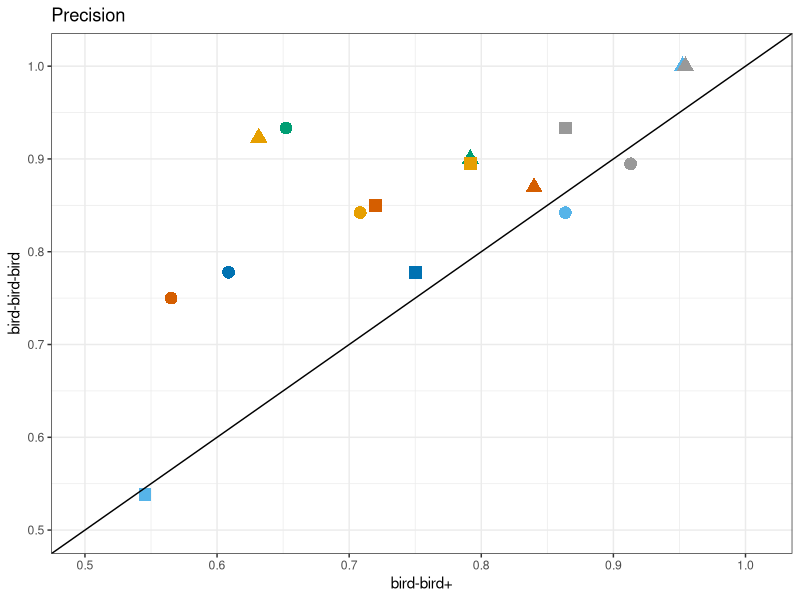
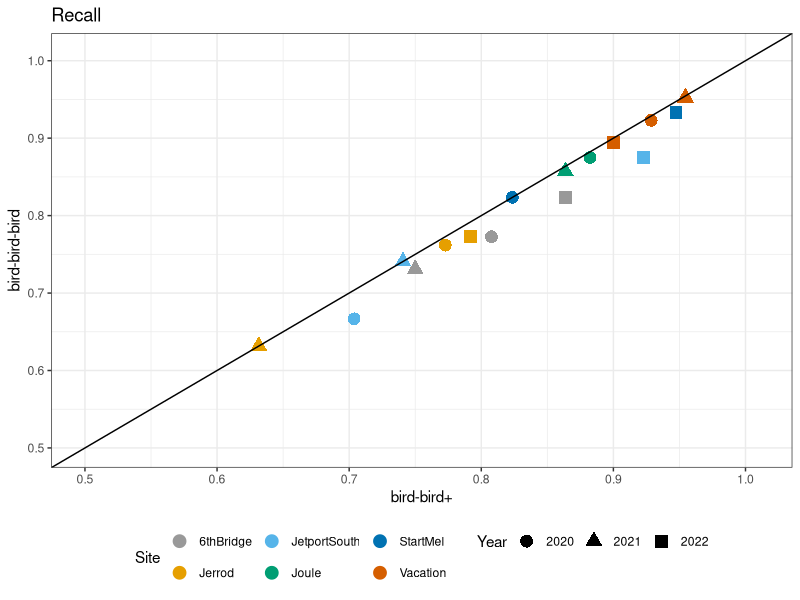
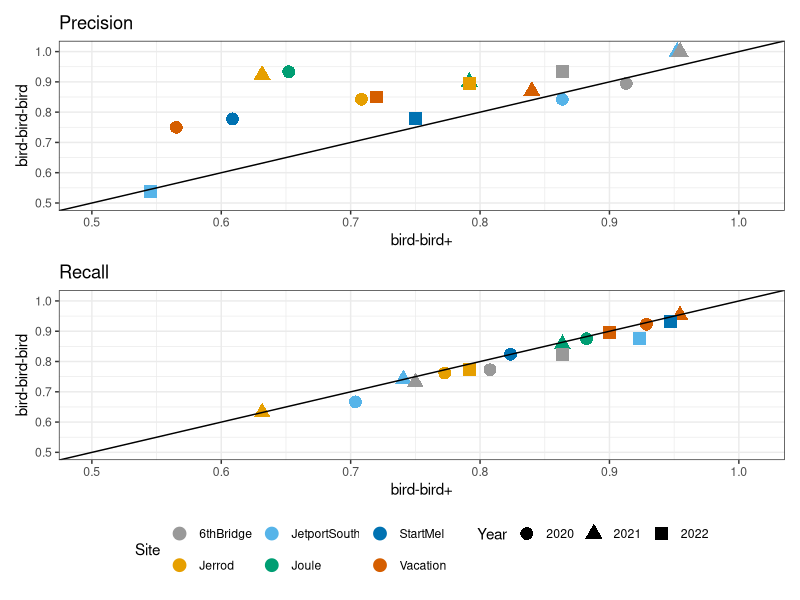
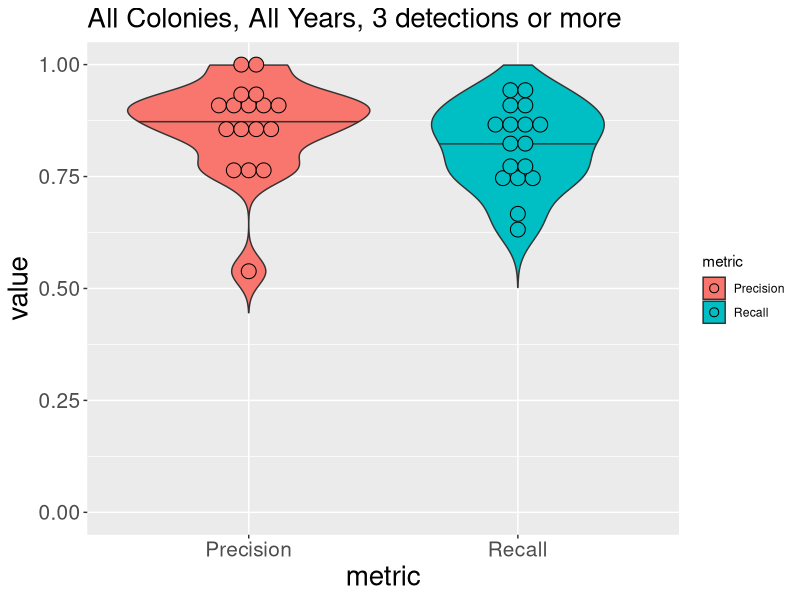
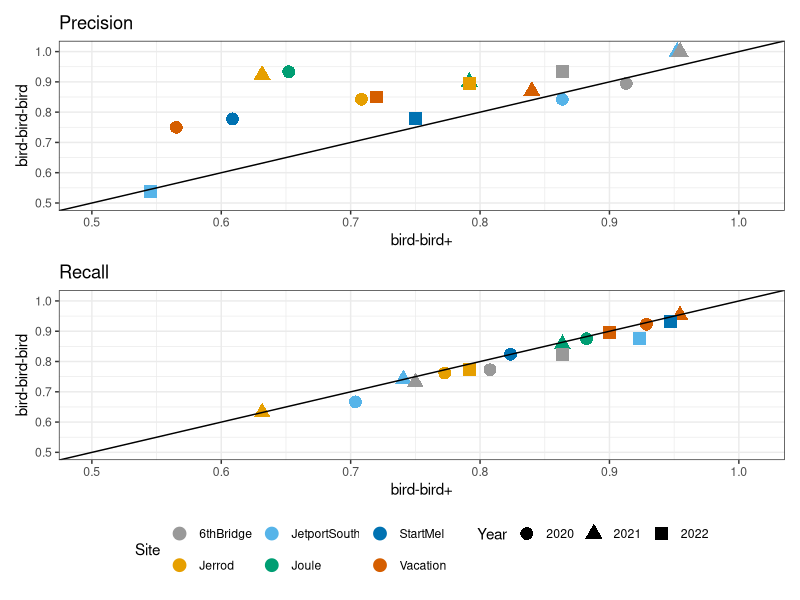

Generate these figures, in order, with R: (Note: this script raises an error after producing the figures.)

library(dplyr)
library(reshape2)
library(ggplot2)
library(tidyr)
library(ggbeeswarm)
library(patchwork)

FindDiffs <- function(data, human, computer) {
  disagreed.nests.Tno <- data %>% filter(data[[human]] == "T" &
   data[[computer]]  == "no")
  disagreed.nests.Fyes <- data %>% filter(data[[human]] == "F" &
                                            data[[computer]] == "yes")
  disagreed.nests = rbind(disagreed.nests.Tno, disagreed.nests.Fyes)
  return(disagreed.nests)
  # write.csv(disagreed_nests, "nest_diffs.csv")
}

CalculateMetrics <- function(data, computer_col) {
  # calculates precision and recall
  precision = sum(data$nest == "T" & data[computer_col] == "yes") / sum(data[computer_col] == "yes")
  recall = sum(data$nest == "T" & data[computer_col] == "yes") / sum(data$nest == "T")
  output = c(precision, recall)
  return(output)
}

JoinInputs <- function(human.data, computer.data) {
  # joins human and computer data, drops duplicate columns, and cleans column names
  # keeps only computer data when there is human data
  human.data = human.data |> unite("prime_ID", c(site, year, sample_id), remove = FALSE)
  computer.data = computer.data |> unite("prime_ID", c(site, year, sample_id), remove = FALSE)
  output = left_join(human.data, computer.data, by = "prime_ID")
  output = output |>
    select(-c(site.y, year.y, sample_id.y)) |>
    rename(
      year = year.x,
      site = site.x,
      sample_id = sample_id.x,
    )

}

EvaluateNests = function(data, computer_col){
  #subsets data by year and colony and calculates precision and recall
  data = data |> filter(nest == "T" | nest == "F")
  sites = unique(data$site)
  years = unique(data$year)
  results = data.frame(Year = integer(), 
                       Site=character(), 
                       Precision = double(), 
                       Recall =double())
  for (x in years) {
    for (y in sites) {
      site.year.data = data |> filter(year == x & site == y)
      site.year.metrics = CalculateMetrics(site.year.data, computer_col)
      results = results |> add_row(Year=x, 
                                   Site=y, 
                                   Precision=site.year.metrics[1], 
                                   Recall=site.year.metrics[2])
    }
  }
  return(results)
}

# DATA PROCESSING  

# read human observations (visual.input) and model detections (computer.input)
visual.input = read.csv("imagery_only_human.csv")
computer.input = read.csv("nest_detector_imagery_sample_locations.csv")

# keep only colonies with ground control points and weekly flights
computer.input = computer.input |> filter(site %in% c("Jerrod","Joule", 
                                                      "Vacation", "6thBridge",
                                                      "StartMel", "JetportSouth"))

# merge human and computer files by assessment location

joined.data = JoinInputs(visual.input, computer.input) 

# Create computer nest prediction column for bird-bird-bird 
#    joined.data contains nest predictions (known_nest = yes or no) using the 
#    bird-bird rule (i.e. 2 consecutive bird detections or 3+ detections over the 
#    time series). Because bird-bird-bird (3+ detections over the time series) 
#    is a subset of the bird-bird rule, we filtered observations to remove all 
#    nest detections where num_obs (number of bird detections) = 2.
joined.data = joined.data |> mutate(bird.3.nest = ifelse(known_nest == 'yes' & num_obs == 2, NA, known_nest))

# Make analysis data.frames  
#   for sites with human prediction (nest.data). Sample size for nest.data drops to 
#   794 because nests without a human assessment are dropped in the join. This 
#   includes both unassessed colonies (Joule 2022) and nest locations scored as U (Uncertain)
nest.data = joined.data |>  filter(nest == "T" | nest == "F")

# CALCULATE PRECISION AND RECALL AND SAMPLE SIZE
#   Bird-bird+
bird.bird.sample = nest.data |> group_by(site, year) |> summarise(count = n())
bird.bird.plus = EvaluateNests(nest.data, "known_nest") 
bird.bird.plus$detections = "2+"
avgbird2.recall = mean(na.omit(bird.bird.plus$Recall))
avgbird2.precision = mean(na.omit(bird.bird.plus$Precision))

# Bird-bird-bird
data.bird.bird.bird = nest.data |> filter(!is.na(bird.3.nest))
bird3.nest.sample = data.bird.bird.bird |> group_by(site, year) |> summarise(count = n())
bird.bird.bird = EvaluateNests(data.bird.bird.bird, "bird.3.nest")
bird.bird.bird$detections = "3+"
avgbird3.recall = mean(na.omit(bird.bird.bird$Recall))
avgbird3.precision = mean(na.omit(bird.bird.bird$Precision))

year.means.precision = bird.bird.bird |> group_by(Year) |> summarise(mean_precision = mean(na.omit(Precision)))
year.means.recall = bird.bird.bird |> group_by(Year) |> summarise(mean_recall = mean(na.omit(Recall)))

# POST-HOC INTERPRETATION
# generate list of nests where AI and human differed in assessment
nest.diffs.2 = FindDiffs(nest.data, "nest", "known_nest")
nest.diff.3 = FindDiffs(nest.data, "nest", "bird.3.nest")
false.positive2 = sum(nest.data$nest == "F" & nest.data$known_nest == "yes")
false.negative2 = sum(nest.data$nest == "T" & nest.data$known_nest == "no")
false.positive3 = sum(nest.data$nest == "F" & nest.data$bird.3.nest == "yes")
false.negative3 = sum(nest.data$nest == "T" & nest.data$bird.3.nest == "no")

# Extract human assessment = U (uncertain) records for post-hoc assessment of why sample
#   classified as U
uncertain = joined.data |>  filter(nest == "U")

# Calculate average metrics without Jetport South colony
drop.Jetport22 = bird.bird.bird |> filter(Site !="JetportSouth" | Year !="2022")
avg.nojet22.recall = mean(na.omit(drop.Jetport22$Recall))
avg.nojet22.precision = mean(na.omit(drop.Jetport22$Precision))

# PLOTTING
cbPalette <- c("#999999", "#E69F00", "#56B4E9", "#009E73", "#0072B2", "#D55E00", "#CC79A7")
# bird-bird+ vs bird-bird-bird
#   reorganize data for plotting 
precision.recall.2.3 = left_join(bird.bird.plus, bird.bird.bird, by=c("Site"="Site", "Year"="Year"))
precision.recall.2.3 = precision.recall.2.3 |> rename(Precision2=Precision.x, Precision3 = Precision.y, Recall2=Recall.x, Recall3=Recall.y)
precision.recall.2.3 = precision.recall.2.3 |> select(c(-detections.x, -detections.y)) 

# plot recall and precision
plot.precision.23 =ggplot(precision.recall.2.3, aes(x=Precision2, y=Precision3)) +
  geom_point(aes(shape=factor(Year), color=Site), show.legend=FALSE, size = 4) + 
  scale_color_manual(values=cbPalette) +
  xlim(0.5,1.01) + 
  ylim(0.5,1.01) + 
  theme(axis.title = element_text(size = 15), axis.text = element_text(size= 10)) +
  geom_abline(intercept=0, slope = 1) + 
  xlab("bird-bird+") + ylab("bird-bird-bird") +
  ggtitle("Precision") +
  theme_bw()
plot.precision.23

plot.recall.23 = ggplot(precision.recall.2.3, aes(x=Recall2, y=Recall3)) +
  geom_point(aes(shape = factor(Year), color = Site), size = 4) + 
  scale_color_manual(values=cbPalette) +
  xlim(0.5,1.01) + 
  ylim(0.5,1.01) + 
  theme(axis.title = element_text(size = 15), axis.text = element_text(size= 10)) +
  geom_abline(intercept=0, slope = 1) + 
  xlab("bird-bird+") + ylab("bird-bird-bird") +
  labs(shape = "Year") +
  ggtitle("Recall") +
  theme_bw() +
  theme(legend.position="bottom")
 
plot.recall.23

combined = plot.precision.23/plot.recall.23
combined
# PRINT FIGURES
#   bird-bird-bird vs. bird-bird-plus
tiff("bird2_bird3.tiff",
    width = 4600,
    height = 4600, 
    units = "px", 
    res = 800, 
#    compression = "lzw",
    bg = "white", 
    pointsize = 5)

# Creating a plot
plot(combined)

# Closing the graphical device
dev.off() 


# 3+ colony and year results
## organize data for plots
three_results = bird.bird.bird |> gather(metric, value, Precision:Recall)

### all years and colonies
ggplot(three_results, aes(x=metric, y=value, fill=metric)) +
  geom_violin(trim=FALSE, draw_quantiles = c(0.5)) +
  geom_dotplot(binaxis='y', stackdir='center', dotsize=1, position = position_dodge(.9)) +
  theme(axis.title = element_text(size = 20), axis.text = element_text(size= 15),
        plot.title = element_text(size = 20)) +
  ylim(0,1) + ggtitle("All Colonies, All Years, 3 detections or more")

### By Year
ggplot(three_results, aes(x=factor(Year), y=value)) +
  geom_violin(trim=FALSE, draw_quantiles = c(0.5)) +
  geom_dotplot(binaxis='y', stackdir='center', dotsize=1, position = position_dodge(.9)) +
  ylim(0,1) +
  labs(x = "Year", y = "Performance Metric") +
  theme(axis.title = element_text(size = 20), axis.text = element_text(size= 15),
        plot.title = element_text(size = 20), strip.text.y = element_text(size = 20), strip.text = element_text(size = 20)) +
  facet_wrap(~metric, nrow=2) + geom_hline(data=average_metrics, aes(yintercept= value),linetype=3, size=1)

### By Colony
ggplot(three_results, aes(x=factor(Site), y=value)) +
  geom_violin(trim=FALSE, draw_quantiles = c(0.5)) +
  geom_dotplot(binaxis='y', stackdir='center', dotsize=1) +
  ylim(0,1) + facet_grid(rows="metric") +
  labs(x = "Site", y = "Performance Metric") +
  geom_hline(data=average_metrics, aes(yintercept= value),linetype=3, size=1) +
  theme(axis.title = element_text(size = 20), axis.text.y = element_text(size=15), 
        axis.text.x = element_text(size= 15, angle = 90, vjust=0.5),
        plot.title = element_text(size = 20), strip.text = element_text(size = 20)) +
  facet_wrap(~metric, nrow=2) + geom_hline(data=average_metrics, aes(yintercept= value),linetype=3, size=1)

# Assess uncertains: 
# Bird-bird-plus: 
uncertains2 =length(uncertain$known_nest)
computer.T.2 = sum(uncertain$known_nest == "yes")
computer.F.2 = sum(uncertain$known_nest == "no")

# Bird-bird-bird: 

Uncertain_total_3 = length(uncertains$known_nest)
AI_T_3 = sum(uncertains3$known_nest == "yes")
AI_F_3 = sum(uncertains3$known_nest == "no")


plot.precision.23 =ggplot(precision.recall.2.3, aes(x=Precision2, y=Precision3)) +
  geom_point(aes(shape=factor(Year), color=Site), show.legend=FALSE, size = 5) + 
  xlim(0.5,1) + 
  ylim(0.5,1) + 
  theme(axis.title = element_text(size = 15), axis.text = element_text(size= 10)) +
  geom_abline(intercept=0, slope = 1) + 
  theme(axis.title.x = element_blank()) +
  xlab("bird-bird+") + ylab("bird-bird-bird") +
  ggtitle("Precision") +
  theme_bw()
plot.precision.23
